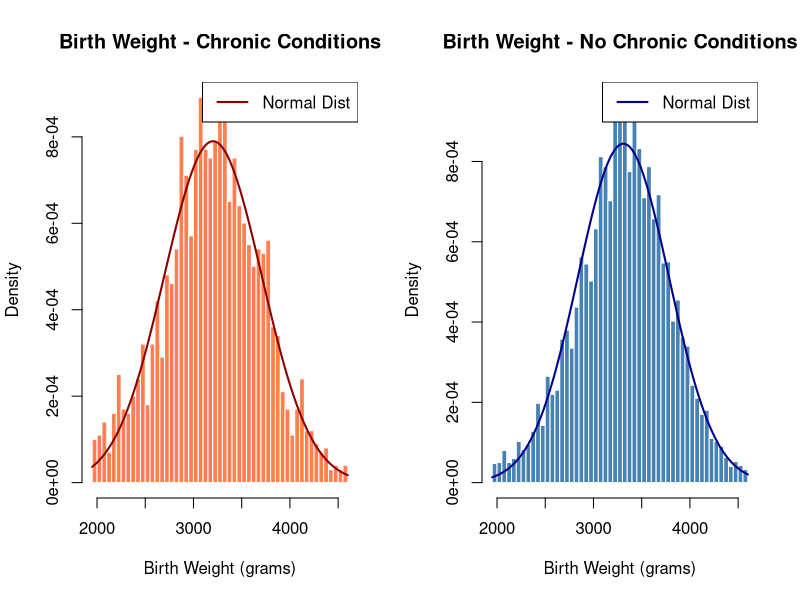
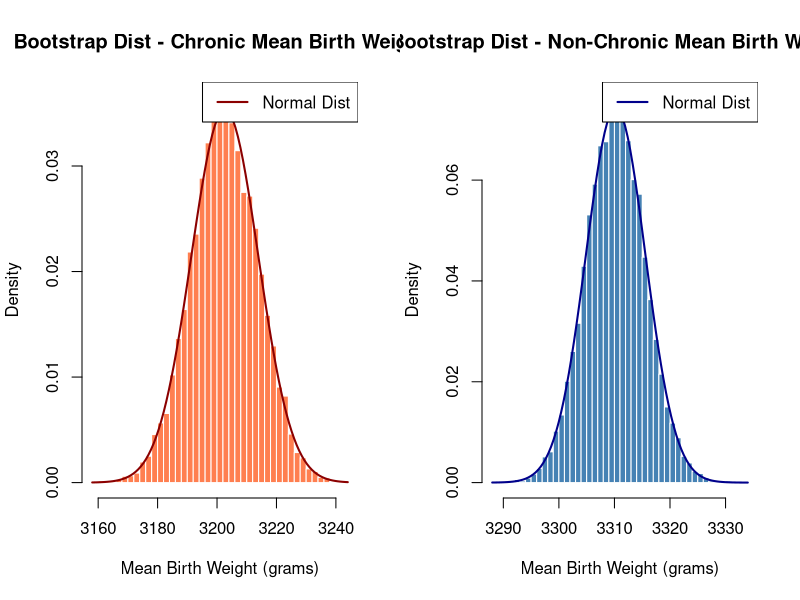

These charts were generated, in order, by the following R code:
library(tidyverse)

df <- read.csv("data/cleaned/natality_cleaned.csv")

# Detailed birth weight 
outcome <- "dbwt"

# Creating chronic condition flag based on columns (true = chronic)
df$chronic_condition <- ifelse(
  df$rf_pdiab == 1 | df$rf_gdiab == 1 |
  df$rf_phype == 1 | df$rf_ghype == 1 |
  df$rf_ehype == 1,
  1, 0
)

# Splitting into chronic vs non-chronic groups 
group_chronic <- df %>%
  filter(chronic_condition == 1) %>%
  pull(outcome)

group_nonchronic <- df %>%
  filter(chronic_condition == 0) %>%
  pull(outcome)

# ===== PART 1: Original Data Histograms with Normal Overlay =====
# Save figure to file
png("plots/original_data_histograms.png", width = 1200, height = 600, res = 100)
par(mfrow = c(1, 2))

# Histogram for chronic group with normal overlay
hist(group_chronic, breaks = 50, freq = FALSE, 
     main = "Birth Weight - Chronic Conditions",
     xlab = "Birth Weight (grams)", 
     col = "coral", border = "white")
# Add normal curve overlay
mean_chronic <- mean(group_chronic, na.rm = TRUE)
sd_chronic <- sd(group_chronic, na.rm = TRUE)
curve(dnorm(x, mean = mean_chronic, sd = sd_chronic), 
      col = "darkred", lwd = 2, add = TRUE)
legend("topright", legend = "Normal Dist", col = "darkred", lwd = 2)

# Histogram for non-chronic group with normal overlay
hist(group_nonchronic, breaks = 50, freq = FALSE,
     main = "Birth Weight - No Chronic Conditions",
     xlab = "Birth Weight (grams)", 
     col = "steelblue", border = "white")
# Add normal curve overlay
mean_nonchronic <- mean(group_nonchronic, na.rm = TRUE)
sd_nonchronic <- sd(group_nonchronic, na.rm = TRUE)
curve(dnorm(x, mean = mean_nonchronic, sd = sd_nonchronic), 
      col = "darkblue", lwd = 2, add = TRUE)
legend("topright", legend = "Normal Dist", col = "darkblue", lwd = 2)
dev.off()  # Close the saved figure

# ===== PART 2: Bootstrap Sampling =====
set.seed(5100)
B <- 10000

# Bootstrap for chronic group
boot_mean_chronic <- numeric(B)
n_chronic <- length(group_chronic)

for(i in 1:B) {
  boot_sample <- sample(group_chronic, n_chronic, replace = TRUE)
  boot_mean_chronic[i] <- mean(boot_sample)
}

# Bootstrap for non-chronic group
boot_mean_nonchronic <- numeric(B)
n_nonchronic <- length(group_nonchronic)

for(i in 1:B) {
  boot_sample <- sample(group_nonchronic, n_nonchronic, replace = TRUE)
  boot_mean_nonchronic[i] <- mean(boot_sample)
}

# ===== PART 3: Bootstrap Distribution Histograms with Normal Overlay =====
# Save figure to file
png("plots/bootstrap_distributions.png", width = 1200, height = 600, res = 100)
par(mfrow = c(1, 2))

# Histogram for bootstrap chronic distribution with normal overlay
hist(boot_mean_chronic, breaks = 50, freq = FALSE,
     main = "Bootstrap Dist - Chronic Mean Birth Weight",
     xlab = "Mean Birth Weight (grams)", 
     col = "coral", border = "white")
# Add normal curve overlay
boot_mean_chronic_mean <- mean(boot_mean_chronic)
boot_mean_chronic_sd <- sd(boot_mean_chronic)
curve(dnorm(x, mean = boot_mean_chronic_mean, sd = boot_mean_chronic_sd), 
      col = "darkred", lwd = 2, add = TRUE)
legend("topright", legend = "Normal Dist", col = "darkred", lwd = 2)

# Histogram for bootstrap non-chronic distribution with normal overlay
hist(boot_mean_nonchronic, breaks = 50, freq = FALSE,
     main = "Bootstrap Dist - Non-Chronic Mean Birth Weight",
     xlab = "Mean Birth Weight (grams)", 
     col = "steelblue", border = "white")
# Add normal curve overlay
boot_mean_nonchronic_mean <- mean(boot_mean_nonchronic)
boot_mean_nonchronic_sd <- sd(boot_mean_nonchronic)
curve(dnorm(x, mean = boot_mean_nonchronic_mean, sd = boot_mean_nonchronic_sd), 
      col = "darkblue", lwd = 2, add = TRUE)
legend("topright", legend = "Normal Dist", col = "darkblue", lwd = 2)
dev.off()  # Close the saved figure

# ===== PART 4: T-Tests =====
# Original t-test
cat("\n===== ORIGINAL T-TEST =====\n")
t_test_result <- t.test(group_chronic, group_nonchronic)
print(t_test_result)

# Bootstrap t-test (comparing bootstrap distributions)
cat("\n\n===== BOOTSTRAP T-TEST =====\n")
boot_t_test_result <- t.test(boot_mean_chronic, boot_mean_nonchronic)
print(boot_t_test_result)

# Summary statistics
cat("\n\n===== SUMMARY STATISTICS =====\n")
cat("Original Data:\n")
cat(sprintf("  Chronic group: Mean = %.2f, SD = %.2f, n = %d\n", 
            mean_chronic, sd_chronic, n_chronic))
cat(sprintf("  Non-chronic group: Mean = %.2f, SD = %.2f, n = %d\n", 
            mean_nonchronic, sd_nonchronic, n_nonchronic))

cat("\nBootstrap Distributions:\n")
cat(sprintf("  Chronic bootstrap: Mean = %.2f, SD = %.2f\n", 
            boot_mean_chronic_mean, boot_mean_chronic_sd))
cat(sprintf("  Non-chronic bootstrap: Mean = %.2f, SD = %.2f\n", 
            boot_mean_nonchronic_mean, boot_mean_nonchronic_sd))